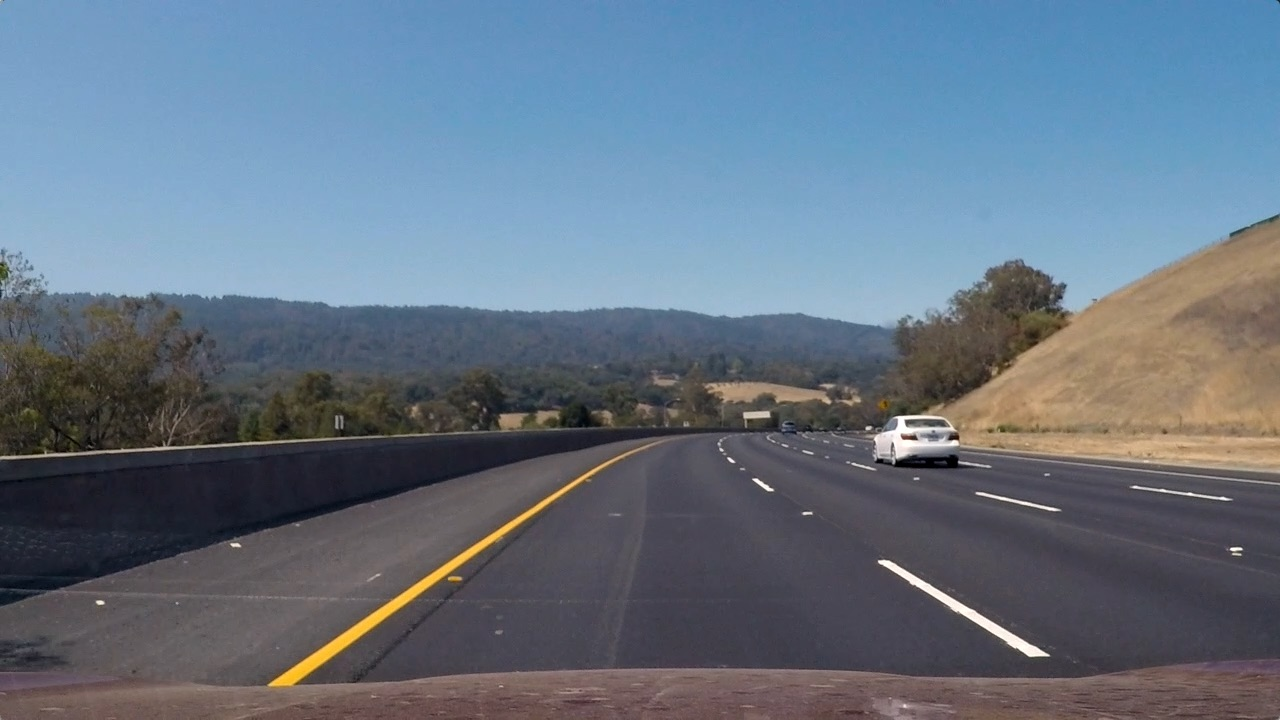
#> input picture P5-Vehicle-Detection/test_images/test3.jpg, 1280 x 720 px; its folder holds only this picture in this run
$ jupyter execute --allow-errors test.ipynb   (shell and % lines are left out)   (older library calls are emulated)
#> lines starting #> are read from the running program, lines starting #| are printed output that depends on the picture
# Self-Driving Car Engineer Nanodegree
## Project: Vehicle Detection and Tracking

[cell 1]
import matplotlib.image as mpimg
import matplotlib.pyplot as plt
import numpy as np
import cv2
import glob
import time
from sklearn.svm import LinearSVC
from skimage.feature import hog
from sklearn.model_selection import train_test_split
from skimage.feature import hog

## Features extraction

Here we define functions for features extraction (HOG, binned color and color histogram features). The functions are based on code from the Udacity's lectures.

[cell 2]
def get_hog_features(img, orient, pix_per_cell, cell_per_block, vis=False, feature_vec=True):
    if vis == True: # Call with two outputs if vis==True to visualize the HOG
        features, hog_image = hog(img, orientations=orient,
                                  pixels_per_cell=(pix_per_cell, pix_per_cell),
                                  cells_per_block=(cell_per_block, cell_per_block),
                                  transform_sqrt=True,
                                  visualise=vis, feature_vector=feature_vec)
        return features, hog_image
    else:      # Otherwise call with one output
        features = hog(img, orientations=orient,
                       pixels_per_cell=(pix_per_cell, pix_per_cell),
                       cells_per_block=(cell_per_block, cell_per_block),
                       transform_sqrt=True,
                       visualise=vis, feature_vector=feature_vec)
        return features

# Define a function to compute binned color features
def bin_spatial(img, size=(16, 16)):
    return cv2.resize(img, size).ravel()

# Define a function to compute color histogram features
def color_hist(img, nbins=32):
    ch1 = np.histogram(img[:,:,0], bins=nbins, range=(0, 256))[0]#We need only the histogram, no bins edges
    ch2 = np.histogram(img[:,:,1], bins=nbins, range=(0, 256))[0]
    ch3 = np.histogram(img[:,:,2], bins=nbins, range=(0, 256))[0]
    hist = np.hstack((ch1, ch2, ch3))
    return hist

The `extract_features` function extracl all nessesary features from images. It also augment the train dataset by horizontal image flipping.

[cell 3]
# Define a function to extract features from a list of images
# [30 lines left out: function img_features, not called in this run]

def extract_features(imgs, color_space='RGB', spatial_size=(32, 32),
                        hist_bins=32, orient=9,
                        pix_per_cell=8, cell_per_block=2, hog_channel=0,
                        spatial_feat=True, hist_feat=True, hog_feat=True):
    # Create a list to append feature vectors to
    features = []
    # Iterate through the list of images
    for file_p in imgs:
        file_features = []
        image = mpimg.imread(file_p) # Read in each imageone by one
        # apply color conversion if other than 'RGB'
        if color_space != 'RGB':
            if color_space == 'HSV':
                feature_image = cv2.cvtColor(image, cv2.COLOR_RGB2HSV)
            elif color_space == 'LUV':
                feature_image = cv2.cvtColor(image, cv2.COLOR_RGB2LUV)
            elif color_space == 'HLS':
                feature_image = cv2.cvtColor(image, cv2.COLOR_RGB2HLS)
            elif color_space == 'YUV':
                feature_image = cv2.cvtColor(image, cv2.COLOR_RGB2YUV)
            elif color_space == 'YCrCb':
                feature_image = cv2.cvtColor(image, cv2.COLOR_RGB2YCrCb)
        else: feature_image = np.copy(image)
        file_features = img_features(feature_image, spatial_feat, hist_feat, hog_feat, hist_bins, orient,
                        pix_per_cell, cell_per_block, hog_channel)
        features.append(np.concatenate(file_features))
        feature_image=cv2.flip(feature_image,1) # Augment the dataset with flipped images
        file_features = img_features(feature_image, spatial_feat, hist_feat, hog_feat, hist_bins, orient,
                        pix_per_cell, cell_per_block, hog_channel)
        features.append(np.concatenate(file_features))
    return features # Return list of feature vectors

## Data loading
Here we create lists of [vehicles](https://s3.amazonaws.com/udacity-sdc/Vehicle_Tracking/vehicles.zip) and [not-vehicles](https://s3.amazonaws.com/udacity-sdc/Vehicle_Tracking/non-vehicles.zip) images provided by Udacity. Corrisponding folders contain unzilled archives.

[cell 4]
# Read in cars and notcars
images = glob.glob('..//..//Datasets_collection//Vehicle_detection//*//*//*')
cars = []
notcars = []
for image in images:
    if 'non' in image:
        notcars.append(image)
    else:
        cars.append(image)
## Uncomment if you need to reduce the sample size
#sample_size = 500
#cars = cars[0:sample_size]
#notcars = notcars[0:sample_size]
print(len(cars))
print(len(notcars))

As we can see, there are about the same number of objects of both classes, so, wo do not need to balance number of images.

## Classifier

The following code chunk creates feature list for the training data. Feature list is normolized by the `StandardScaler()` method from `sklearn`. The data is splitted into thaining and testing subsets (80% and 20%).

[cell 5]
from sklearn.preprocessing import StandardScaler

[cell 6]
# Define parameters for feature extraction
color_space = 'LUV' # Can be RGB, HSV, LUV, HLS, YUV, YCrCb
orient = 8  # HOG orientations
pix_per_cell = 8 # HOG pixels per cell
cell_per_block = 2 # HOG cells per block
hog_channel = 0 # Can be 0, 1, 2, or "ALL"
spatial_size = (16, 16) # Spatial binning dimensions
hist_bins = 32    # Number of histogram bins
spatial_feat = True # Spatial features on or off
hist_feat = True # Histogram features on or off
hog_feat = True # HOG features on or off

car_features = extract_features(cars, color_space=color_space,
                        spatial_size=spatial_size, hist_bins=hist_bins,
                        orient=orient, pix_per_cell=pix_per_cell,
                        cell_per_block=cell_per_block,
                        hog_channel=hog_channel, spatial_feat=spatial_feat,
                        hist_feat=hist_feat, hog_feat=hog_feat)
print('Car samples: ', len(car_features))
notcar_features = extract_features(notcars, color_space=color_space,
                        spatial_size=spatial_size, hist_bins=hist_bins,
                        orient=orient, pix_per_cell=pix_per_cell,
                        cell_per_block=cell_per_block,
                        hog_channel=hog_channel, spatial_feat=spatial_feat,
                        hist_feat=hist_feat, hog_feat=hog_feat)
#> further down, image is the input picture: shape (720, 1280, 3); mean R, G, B 101.1, 115.3, 130.7
print ('Notcar samples: ', len(notcar_features))

[cell 7]
X = np.vstack((car_features, notcar_features)).astype(np.float64)

#> (the rest of this cell did not finish here and is left out)

## Slide window

Here we define a sliding window function `slide_window` to generate a list of boxes with predefined parameters and a `draw_boxes` to draw the list of boxes on an image.
These and some of the following functions are from the Udacity's lectures because they just work and perform useful tasks.

[cell 8]
def slide_window(img, x_start_stop=[None, None], y_start_stop=[None, None],
                    xy_window=(64, 64), xy_overlap=(0.5, 0.5)):
    # If x and/or y start/stop positions not defined, set to image size
    if x_start_stop[0] == None:
        x_start_stop[0] = 0
    if x_start_stop[1] == None:
        x_start_stop[1] = img.shape[1]
    if y_start_stop[0] == None:
        y_start_stop[0] = 0
    if y_start_stop[1] == None:
        y_start_stop[1] = img.shape[0]
    # Compute the span of the region to be searched
    xspan = x_start_stop[1] - x_start_stop[0]
    yspan = y_start_stop[1] - y_start_stop[0]
    # Compute the number of pixels per step in x/y
    nx_pix_per_step = np.int(xy_window[0]*(1 - xy_overlap[0]))
    ny_pix_per_step = np.int(xy_window[1]*(1 - xy_overlap[1]))
    # Compute the number of windows in x/y
    nx_buffer = np.int(xy_window[0]*(xy_overlap[0]))
    ny_buffer = np.int(xy_window[1]*(xy_overlap[1]))
    nx_windows = np.int((xspan-nx_buffer)/nx_pix_per_step)
    ny_windows = np.int((yspan-ny_buffer)/ny_pix_per_step)
    # Initialize a list to append window positions to
    window_list = []
    # Loop through finding x and y window positions
    # Note: you could vectorize this step, but in practice
    # you'll be considering windows one by one with your
    # classifier, so looping makes sense
    for ys in range(ny_windows):
        for xs in range(nx_windows):
            # Calculate window position
            startx = xs*nx_pix_per_step + x_start_stop[0]
            endx = startx + xy_window[0]
            starty = ys*ny_pix_per_step + y_start_stop[0]
            endy = starty + xy_window[1]
            # Append window position to list
            window_list.append(((startx, starty), (endx, endy)))
    # Return the list of windows
    return window_list

# Define a function to draw bounding boxes on an image
# [5 lines left out: function draw_boxes, not called in this run]

[cell 9]
# [45 lines left out: function single_img_features, not called in this run]

[cell 10]
# Define a function you will pass an image
# and the list of windows to be searched (output of slide_windows())
# [38 lines left out: functions search_windows, show_img, not called in this run]

### Classifier test

Here we test the calssifier on the test images

[cell 11]
t=time.time() # Start time
#> (the rest of this cell did not finish here and is left out)

#> `windows = slide_window(image, x_start_stop=[None, None], y_start_stop=..`: windows = 366 items
    hot_windows = []
    hot_windows += (search_windows(image, windows, svc, X_scaler, color_space=color_space,
                        spatial_size=spatial_size, hist_bins=hist_bins,
                        orient=orient, pix_per_cell=pix_per_cell,
                        cell_per_block=cell_per_block,
                        hog_channel=hog_channel, spatial_feat=spatial_feat,
                        hist_feat=hist_feat, hog_feat=hog_feat))
    window_img = draw_boxes(draw_image, hot_windows, color=(0, 0, 255), thick=6)
    show_img(window_img)
print(round(time.time()-t, 2), 'Seconds to process test images')

As we can see on examples above, the classifier successfully finds cars on the test images. However, there is a false positive example, so, we will need to apply a kind of filter (such as heat map) and the classifier failed to find a car on th 3rd image because it is too small for it. That is why, we will need to use multi scale windows.

## Advanced Sliding Windows

To increase performance we need to analize the smallest possible number of windows. That is why, we will scan with a search window not across the whole image, but only areas where a new car can appear and also we are going to scan areas where a car was detected (track cars).
### Detect new cars
On every frame we look for new passing cars (red areas on sides) cars and new far cars (blue area).

#> (a cell that did not finish here is left out)

### Refine detected car position

For every detected car we are doing to scan with a sliding window the ROI around the previous known position. We use multiple scales of windows in order to detect the car and its position more accurate and reliable.

Here is an example with two scales of windows.

#> (a cell that did not finish here is left out)

The following code chunk find windows with a car in a given range with windows of a given scale.

[cell 14]
def convert_color(img):
    return cv2.cvtColor(img, cv2.COLOR_RGB2LUV)

def find_cars(img, ystart, ystop, xstart, xstop, scale, step):
    boxes = []
    draw_img = np.zeros_like(img)
    img_tosearch = img[ystart:ystop,xstart:xstop,:]
    ctrans_tosearch = convert_color(img_tosearch)
    if scale != 1:
        imshape = ctrans_tosearch.shape
        ctrans_tosearch = cv2.resize(ctrans_tosearch, (np.int(imshape[1]/scale), np.int(imshape[0]/scale)))
    ch1 = ctrans_tosearch[:,:,0]
    ch2 = ctrans_tosearch[:,:,1]
    ch3 = ctrans_tosearch[:,:,2]
    # Define blocks and steps as above
    nxblocks = (ch1.shape[1] // pix_per_cell)-1
    nyblocks = (ch1.shape[0] // pix_per_cell)-1
    nfeat_per_block = orient*cell_per_block**2
    # 64 was the orginal sampling rate, with 8 cells and 8 pix per cell
    window = 64
    nblocks_per_window = (window // pix_per_cell) -1
    cells_per_step = step  # Instead of overlap, define how many cells to step
    nxsteps = (nxblocks - nblocks_per_window) // cells_per_step
    nysteps = (nyblocks - nblocks_per_window) // cells_per_step
    # Compute individual channel HOG features for the entire image
    hog1 = get_hog_features(ch1, orient, pix_per_cell, cell_per_block, feature_vec=False)
    for xb in range(nxsteps):
        for yb in range(nysteps):
            ypos = yb*cells_per_step
            xpos = xb*cells_per_step
            # Extract HOG for this patch
            hog_features = hog1[ypos:ypos+nblocks_per_window, xpos:xpos+nblocks_per_window].ravel()
            xleft = xpos*pix_per_cell
            ytop = ypos*pix_per_cell
            # Extract the image patch
            subimg = ctrans_tosearch[ytop:ytop+window, xleft:xleft+window]
            # Get color features
            spatial_features = bin_spatial(subimg, size=spatial_size)
            hist_features = color_hist(subimg, nbins=hist_bins)
            # Scale features and make a prediction
            test_features = X_scaler.transform(np.hstack((spatial_features, hist_features, hog_features)).reshape(1, -1))
            test_prediction = svc.predict(test_features)
            if test_prediction == 1:
                xbox_left = np.int(xleft*scale)+xstart
                ytop_draw = np.int(ytop*scale)
                win_draw = np.int(window*scale)
                boxes.append(((int(xbox_left), int(ytop_draw+ystart)),(int(xbox_left+win_draw),int(ytop_draw+win_draw+ystart))))
    return boxes

## Frames processing

Here we process individual images or videos. To increase performance we skip every 2nd frame because we do not expect very fast moving of the detected cars. We filter all found windows by a heatmap approach (with *THRES* threshold), suggested in lectures.

In order to reduce jitter a function `filt` applies a simple low-pass filter on the new and the previous cars boxes coordinates and sizes.

[cell 15]
from scipy.ndimage.measurements import label

THRES = 3 # Minimal overlapping boxes
#> THRES = 3
ALPHA = 0.75 # Filter parameter, weight of the previous measurements

#> (the rest of this cell did not finish here and is left out)

[cell 16]
# [7 lines left out: function add_heat, not called in this run]

def apply_threshold(heatmap, threshold): # Zero out pixels below the threshold in the heatmap
    heatmap[heatmap < threshold] = 0
    return heatmap

def filt(a,b,alpha): # Smooth the car boxes
    return a*alpha+(1.0-alpha)*b

def len_points(p1, p2): # Distance beetween two points
    return np.sqrt((p1[0]-p2[0])**2+(p1[1]-p2[1])**2)

def track_to_box(p): # Create box coordinates out of its center and span
    return ((int(p[0]-p[2]),int(p[1]-p[3])),(int(p[0]+p[2]), int(p[1]+p[3])))


# [42 lines left out: function draw_labeled_bboxes, not called in this run]

def frame_proc(img, lane = False, video = False, vis = False):
    n_count = 0
    if (video and n_count%2==0) or not video: # Skip every second video frame
        global heat_p, boxes_p
        heat = np.zeros_like(img[:,:,0]).astype(np.float)
        boxes = []
        boxes = find_cars(img, 400, 650, 950, 1280, 2.0, 2)
        boxes += find_cars(img, 400, 500, 950, 1280, 1.5, 2)
        boxes += find_cars(img, 400, 650, 0, 330, 2.0, 2)
        boxes += find_cars(img, 400, 500, 0, 330, 1.5, 2)
        boxes += find_cars(img, 400, 460, 330, 950, 0.75, 3)
        for track in track_list:
            y_loc = track[1]+track[3]
            lane_w = (y_loc*2.841-1170.0)/3.0
            if lane_w < 96:
                lane_w = 96
            lane_h = lane_w/1.2
            lane_w = max(lane_w, track[2])
            xs = track[0]-lane_w
            xf = track[0]+lane_w
            if track[1] < Y_MIN:
                track[1] = Y_MIN
            ys = track[1]-lane_h
            yf = track[1]+lane_h
            if xs < 0: xs=0
            if xf > 1280: xf=1280
            if ys < Y_MIN - 40: ys=Y_MIN - 40
            if yf > 720: yf=720
            size_sq = lane_w / (0.015*lane_w+0.3)
            scale = size_sq / 64.0
            # Apply multi scale image windows
            boxes+=find_cars(img, ys, yf, xs, xf, scale, 2)
            boxes+=find_cars(img, ys, yf, xs, xf, scale*1.25, 2)
            boxes+=find_cars(img, ys, yf, xs, xf, scale*1.5, 2)
            boxes+=find_cars(img, ys, yf, xs, xf, scale*1.75, 2)
            if vis:
                cv2.rectangle(img, (int(xs), int(ys)), (int(xf), int(yf)), color=(0,255,0), thickness=3)
        heat = add_heat(heat, boxes)
        heat_l = heat_p + heat
        heat_p = heat
        heat_l = apply_threshold(heat_l,THRES) # Apply threshold to help remove false positives
        # Visualize the heatmap when displaying
        heatmap = np.clip(heat_l, 0, 255)
        # Find final boxes from heatmap using label function
        labels = label(heatmap)
        #print((labels[0]))
        cars_boxes = draw_labeled_bboxes(labels)
        boxes_p = cars_boxes

    else:
        cars_boxes = boxes_p
    imp = draw_boxes(np.copy(img), cars_boxes, color=(0, 0, 255), thick=6)
    if vis:
        imp = draw_boxes(imp, boxes, color=(0, 255, 255), thick=2)
        for track in track_list:
            cv2.circle(imp, (int(track[0]), int(track[1])), 5, color=(255, 0, 255), thickness=4)
    n_count += 1
    return imp

#> (the rest of this cell did not finish here and is left out)

#> in frame_proc, `n_count = 0`: n_count = 0
#> in find_cars, `img_tosearch = img[ystart:ystop,xstart:xstop,:]`:
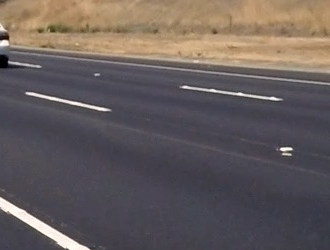
#> img_tosearch: shape (250, 330, 3); mean R, G, B 102.1, 93.1, 92
#> in find_cars, `ch1 = ctrans_tosearch[:,:,0]`:
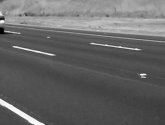
#> ch1: shape (125, 165); min 0, max 254, mean 101.5
#> in find_cars, `ch2 = ctrans_tosearch[:,:,1]`:
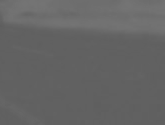
#> ch2: shape (125, 165); min 94, max 116, mean 100.5
#> in find_cars, `ch3 = ctrans_tosearch[:,:,2]`:
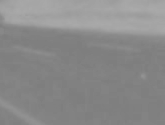
#> ch3: shape (125, 165); min 126, max 170, mean 137.9
#> after the loop in find_cars, `for xb in range(nxsteps):`: boxes = []

## Video processing

Here we process all three task videos of the project.

Video processing approach with `moviepy` from the [first project](https://github.com/NikolasEnt/LaneLine-project) of the Udacity Self-Driving Car Nanodegreee.

[cell 17]
from moviepy.editor import VideoFileClip
n_count = 0
#> (the rest of this cell did not finish here and is left out)

$ run again, on P5-Vehicle-Detection/test_images/test4.jpg
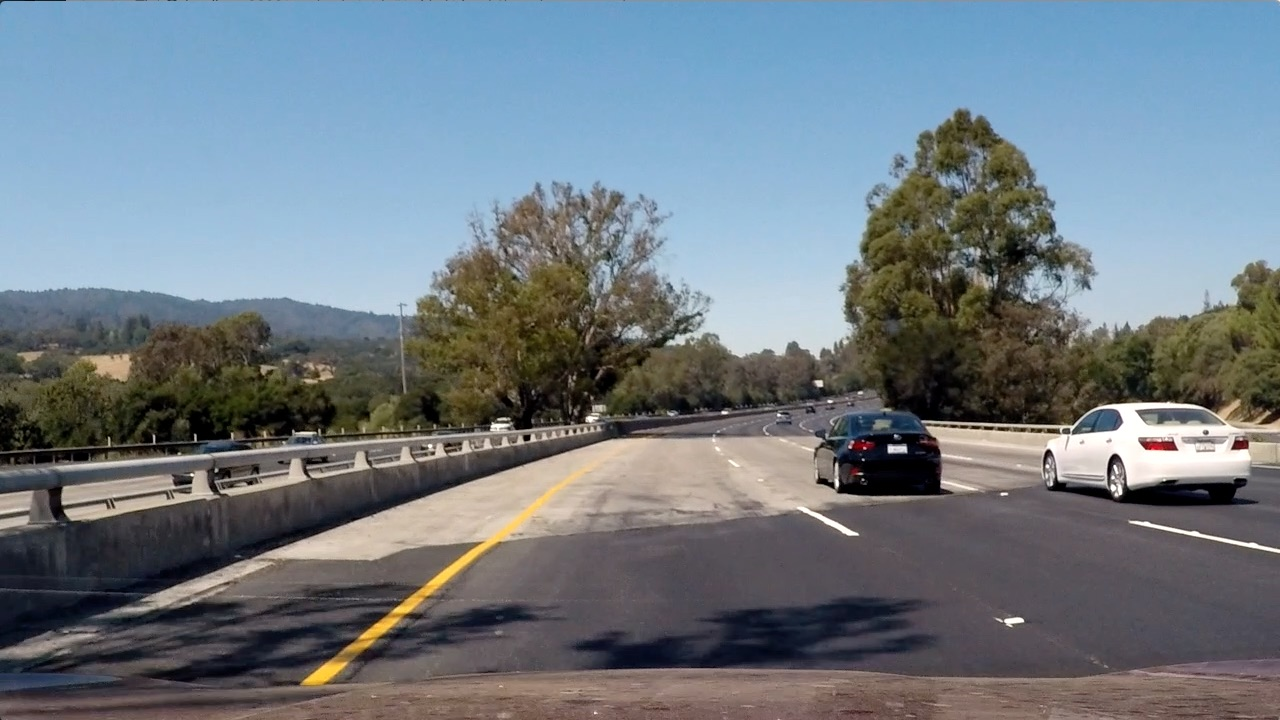
#> input picture P5-Vehicle-Detection/test_images/test4.jpg, 1280 x 720 px
#> image is the input picture: shape (720, 1280, 3); mean R, G, B 112.2, 122.7, 130.9
#> windows = 366 items
#> THRES = 3
#> in frame_proc, `n_count = 0`: n_count = 0
#> ctrans_tosearch: shape (125, 165, 3); mean of channels 0, 1, 2 114.1, 99.2, 136.1
#> in find_cars, `ch2 = ctrans_tosearch[:,:,1]`:
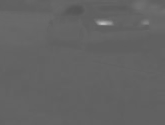
#> ch2: shape (125, 165); min 85, max 189, mean 99.2
#> in find_cars, `ch3 = ctrans_tosearch[:,:,2]`:
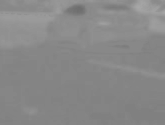
#> ch3: shape (125, 165); min 110, max 167, mean 136.1
#> after the loop in find_cars, `for xb in range(nxsteps):`: boxes = []
